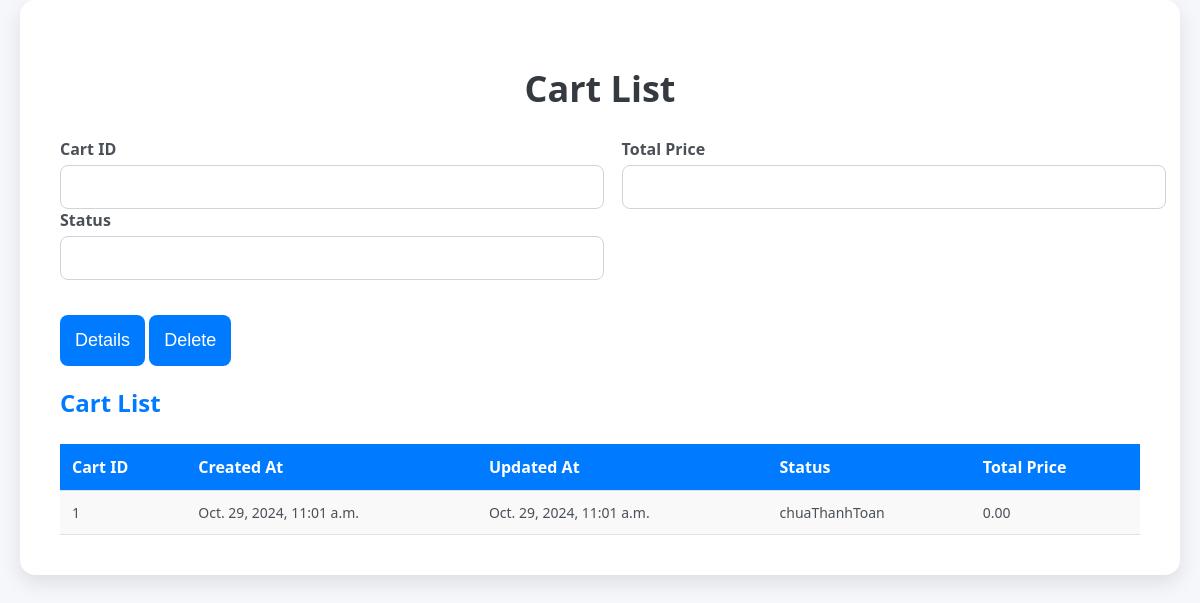
The app's page /cartAdmin/, older data.
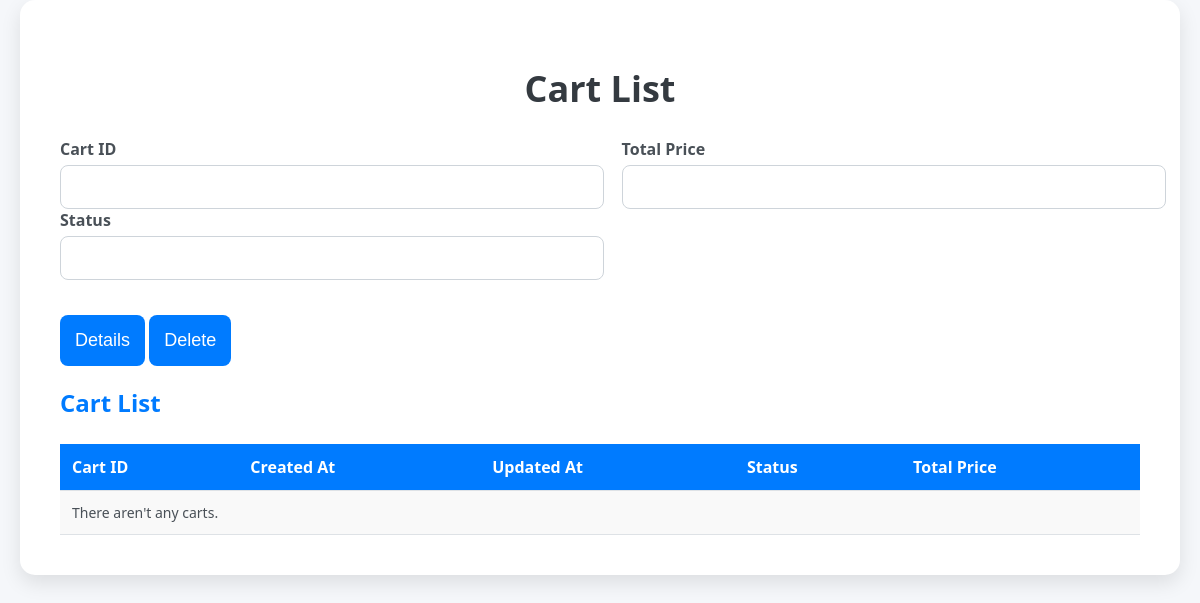
The same page, newer data.
### member/models.py (models this page shows, shortened)
class Cart(models.Model):
    TRANG_THAI = [
        ('chuaThanhToan', 'Chưa thanh toán'),
        ('daThanhToan', 'Đã thanh toán'),
        ('dangGiaoHang', 'Đang giao hàng'),
        ('daGiaoHang', 'Đã giao hàng'),
    ]
    cart_id = models.AutoField(primary_key=True)  # Auto-incrementing primary key
    user_id = models.ForeignKey(CustomUser, on_delete=models.CASCADE)  # Foreign key to CustomUser model
    created_at = models.DateTimeField(auto_now_add=True)
    updated_at = models.DateTimeField(auto_now=True)
    status = models.CharField(max_length=20, choices=TRANG_THAI, default='chuaThanhToan')
    total_price = models.DecimalField(max_digits=10, decimal_places=2, default=0.0)
    class Meta:
        db_table = 'cart'  # Custom table name

### member/views.py (the view)
# urls.py: path('cartAdmin/', views.loadCart, name='cartAdmin'),
def loadCart(request):
    if request.method == 'POST':
        form = CartForm(request.POST)
        if form.is_valid():
            form.save()
            return redirect('cartAdmin')
    else:
        form = CartForm()
    print(form)
    carts = Cart.objects.all()
    return render(request, 'cart.html', {'form': form, 'carts': carts})

### member/forms.py
class CartForm(forms.ModelForm):
    class Meta:
        model = Cart
        fields = ['cart_id','status','total_price']
        widgets = {
            'cart_id': forms.TextInput(attrs={'class': 'form-input'}),
            'status': forms.Select(choices=Cart.TRANG_THAI, attrs={'class': 'form-input'}),
            'total_price': forms.NumberInput(attrs={'class': 'form-input'}),
        }

### member/template/cart.html (shortened to what this page needs)
{% load static %}
<!DOCTYPE html>
<html lang="en">
<head>
    <link rel="stylesheet" href="{% static 'css/style.css' %}">
</head>
<body>
    <div class="container">
        <h1>Cart List</h1>
        <div class="form-container">
            <form method="post" id="main-form">
                <div class="form-row-group">
                    <div class="form-row">
                        <label for="id_cart_id">Cart ID</label>
                        <input type="text" id="id_cart_id" name="cart_id" readonly>
                    </div>
                    <div class="form-row">
                        <label for="id_total_price">Total Price</label>
                        <input type="text" id="id_total_price" name="total_price" readonly>
                    </div>
                    <div class="form-row">
                        <label for="id_status">Status</label>
                        <input type="text" id="id_status" name="status" readonly>
                    </div>
                </div>
            </form>
        </div>
        <button class="btn-detail" id="btn-detail" disabled>Details</button>
        <button class="btn-delete" id="btn-delete" disabled>Delete</button>
        <div class="grid-container">
            <h2>Cart List</h2>
            <table>
                <thead>
                    <tr>
                        <th>Cart ID</th>
                        <th>Created At</th>
                        <th>Updated At</th>
                        <th>Status</th>
                        <th>Total Price</th>
                    </tr>
                </thead>
                <tbody>
                    {% for cart in carts %}
                    <tr>
                        <td>{{ cart.cart_id }}</td>
                        <td>{{ cart.created_at }}</td>
                        <td>{{ cart.updated_at }}</td>
                        <td>{{ cart.status }}</td>
                        <td>{{ cart.total_price }}</td>
                    </tr>
                    {% empty %}
                    <tr>
                        <td colspan="5">There aren't any carts.</td>
                    </tr>
                    {% endfor %}
                </tbody>
            </table>
        </div>
    </div>
</body>
</html>

Row changes from the older to the newer data that the page shows:
removed Cart: cart_id "1", created_at "Oct. 29, 2024, 11:01 a.m.", updated_at "Oct. 29, 2024, 11:01 a.m.", status "chuaThanhToan", total_price "0.00"
Text that changed along with them:
text now shown: "There aren't any carts."
